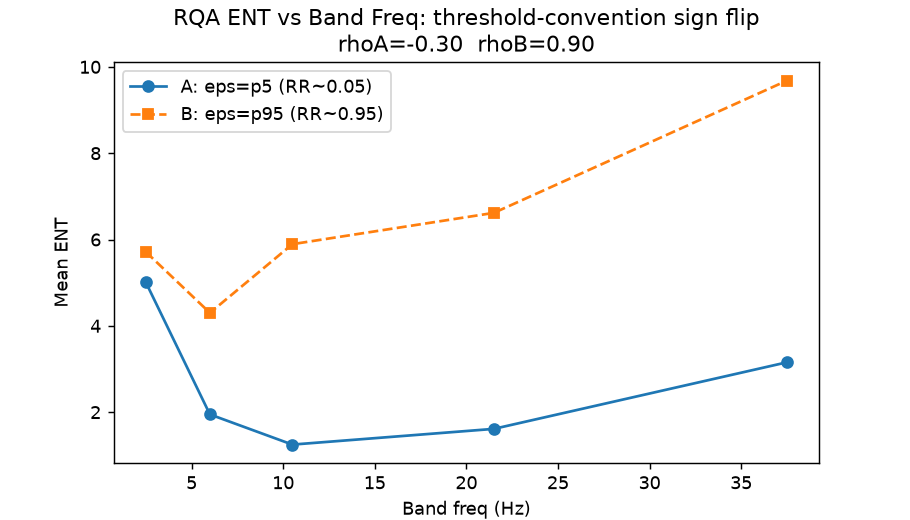

This figure's Python source:
import os, numpy as np, json, time
os.makedirs('../../shared_agora/artifacts', exist_ok=True)
import matplotlib; matplotlib.use('Agg')
import matplotlib.pyplot as plt
from scipy.signal import butter, filtfilt
from scipy.stats import spearmanr
from scipy.spatial.distance import cdist
from colony_lib.datasets import load_dataset
from colony_lib.recurrence import takens_embedding, recurrence_matrix, compute_rqa_metrics

ds = load_dataset('neural_eeg'); fs=float(ds.fs); data=np.asarray(ds.data)
bands={'delta':(1,4),'theta':(4,8),'alpha':(8,13),'beta':(13,30),'gamma':(30,45)}
bf={'delta':2.5,'theta':6.0,'alpha':10.5,'beta':21.5,'gamma':37.5}
order=['delta','theta','alpha','beta','gamma']
def bp(x,lo,hi):
    nyq=0.5*fs; lo=max(0.1,lo)/nyq; hi=min(hi,fs/2-1)/nyq
    b,a=butter(4,[lo,hi],btype='band'); return filtfilt(b,a,x)
def acf_fm(x,m=200):
    x=x-x.mean(); n=len(x)
    acf=np.correlate(x,x,mode='full')[n-1:]/(x.var()*n+1e-12)
    seg=acf[:int(min(m,n//4))]
    for i in range(1,len(seg)-1):
        if seg[i]<seg[i-1] and seg[i]<=seg[i+1]: return max(1,i)
    return max(1,int(np.argmin(np.abs(seg-1/np.e))))
def rqa_conv(sig,convention,m=5):
    tau=max(1,min(acf_fm(sig),20)); emb=takens_embedding(sig,m=m,tau=tau)
    D=cdist(emb,emb); iu=np.triu_indices(len(emb),k=1); dv=D[iu]
    # convention A (sparse): eps at 5th pct -> RR~0.05
    # convention B (dense):  eps at 95th pct -> RR~0.95
    eps=float(np.percentile(dv, 5 if convention=='A' else 95))
    R=recurrence_matrix(emb,epsilon=eps); md=compute_rqa_metrics(R)
    return md.get('shannon_entropy'), md.get('RR'), tau, len(emb)

seg=2048; chs=[0,6,13]
res={c:{b:[] for b in order} for c in ['A','B']}
for ch in chs:
    s0=data[:seg,ch]
    for b in order:
        fl=bp(s0,*bands[b])
        for c in ['A','B']:
            ent,rr,tau,L=rqa_conv(fl,c)
            res[c][b].append(ent)
menA={b:float(np.nanmean(res['A'][b])) for b in order}
menB={b:float(np.nanmean(res['B'][b])) for b in order}
f=np.array([bf[b] for b in order])
rA,_=spearmanr(f,[menA[b] for b in order])
rB,_=spearmanr(f,[menB[b] for b in order])
print('CONVENTION A (sparse RR~0.05) mean ENT per band:', {b:round(menA[b],3) for b in order})
print('CONVENTION B (dense  RR~0.95) mean ENT per band:', {b:round(menB[b],3) for b in order})
print('rho(ENT,freq) Convention A = %.3f'%rA)
print('rho(ENT,freq) Convention B = %.3f'%rB)
print('>>> SIGN FLIP UNDER THRESHOLD CONVENTION:', (rA*rB)<0)
plt.figure(figsize=(7,4))
plt.plot(f,[menA[b] for b in order],'o-',label='A: eps=p5 (RR~0.05)')
plt.plot(f,[menB[b] for b in order],'s--',label='B: eps=p95 (RR~0.95)')
plt.xlabel('Band freq (Hz)'); plt.ylabel('Mean ENT'); plt.legend()
plt.title('RQA ENT vs Band Freq: threshold-convention sign flip\nrhoA=%.2f  rhoB=%.2f'%(rA,rB))
plt.savefig('../../shared_agora/artifacts/eeg_rqa_threshold_test.png',dpi=130); plt.close()
json.dump({'menA':menA,'menB':menB,'rhoA':float(rA),'rhoB':float(rB),'sign_flip':bool((rA*rB)<0)},
          open('../../shared_agora/artifacts/eeg_rqa_threshold_test.json','w'),indent=2)
